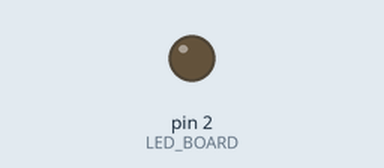
The sketch below on a simulated Arduino Uno, built with avr-gcc and run on an emulated ATmega328P. On the bench: output pins drawn as LEDs (lit = HIGH).

Above: at 0.6 s.
At 2.5 s:
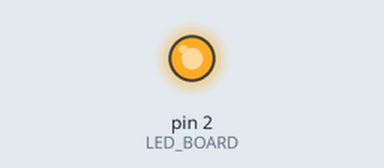
Timing chart, 0 to 6.7 s (numbered marks = the images above):
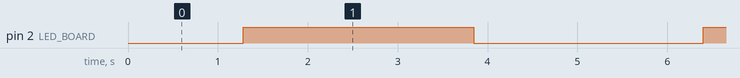

The sketch:

Breathing_LED.ino
```cpp
// Breathing_LED.ino 使用analogWrite实现板载呼吸灯效果
// 设置LED引脚
#define LED_BOARD   2

void setup() {
  //  设定引脚为输出模式
  pinMode(LED_BOARD, OUTPUT);
}

void loop() {
  // 渐亮
  for(int i = 0; i < 256; i++){
    analogWrite(LED_BOARD, i);
    delay(10);
  }
  // 渐暗
  for(int i = 255; i > 0; i--){
    analogWrite(LED_BOARD, i);
    delay(10);
  }
}
```

Measured:
- by itself, pin 2 (LED_BOARD): alternates HIGH for 2.6 s and LOW for 2.6 s
